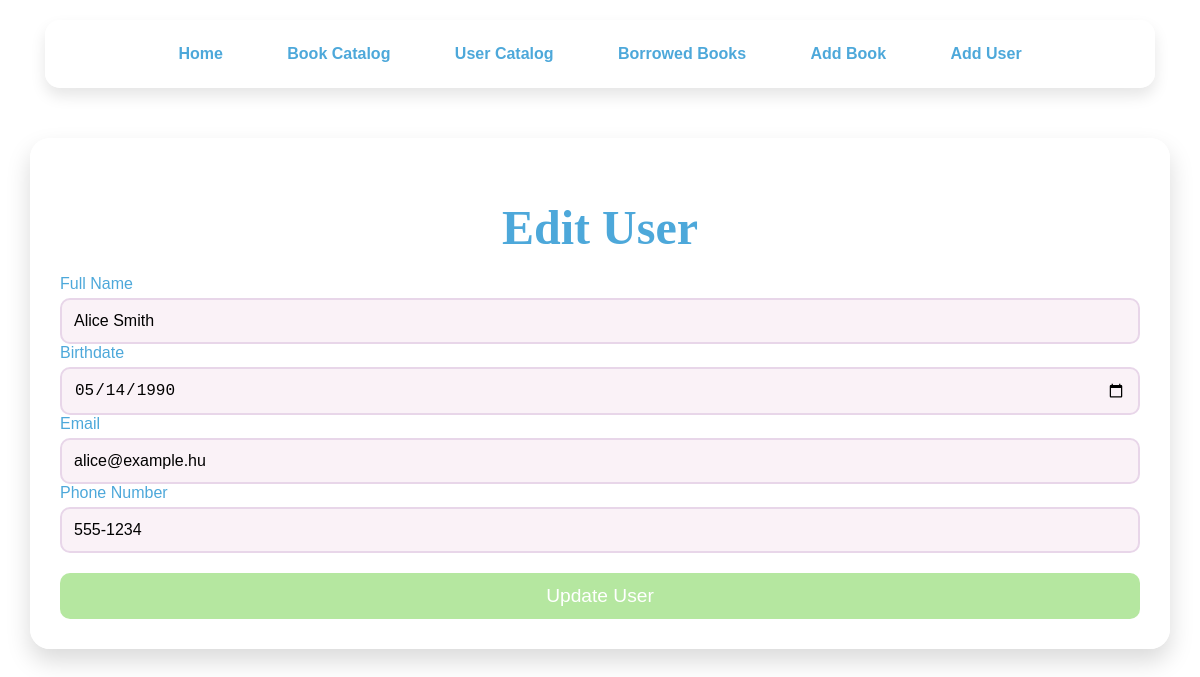
Page /edit_user/1 on the committed database.
### app/models.py (models this page shows, shortened)
class User(db.Model):
    id = db.Column(db.Integer, primary_key=True)
    name = db.Column(db.String(100), nullable=False)
    email = db.Column(db.String(100), nullable=False)
    phone_number = db.Column(db.String(20), nullable=True)
    birthdate = db.Column(db.Date, nullable=True)
    borrowed_books = relationship('Borrow', backref='user', cascade='all, delete-orphan')

### app/routes.py (the view, shortened to what this page needs)
@main.route('/edit_user/<int:user_id>', methods=['GET', 'POST'])
def edit_user(user_id):
    user = User.query.get_or_404(user_id)
    form = UserForm(obj=user)
    return render_template('edit_user.html', form=form, user=user)

### app/forms.py
class UserForm(FlaskForm):
    name = StringField('Full Name', validators=[DataRequired()])
    email = StringField('Email', validators=[DataRequired(), Email()])
    phone_number = StringField('Phone Number', validators=[DataRequired()])
    birthdate = DateField('Birthdate', validators=[DataRequired()], format='%Y-%m-%d')
    submit = SubmitField('Save User')

### app/templates/edit_user.html (shortened to what this page needs)
<!DOCTYPE html>
<html lang="en">
<head>
</head>
<body>
<nav>
    <a href="{{ url_for('main.home') }}"> Home</a>
    <a href="{{ url_for('main.catalog') }}"> Book Catalog</a>
    <a href="{{ url_for('main.users') }}"> User Catalog</a>
    <a href="{{ url_for('main.borrowed_books') }}"> Borrowed Books</a>
    <a href="{{ url_for('main.add_book') }}"> Add Book</a>
    <a href="{{ url_for('main.add_user') }}"> Add User</a>
</nav>
<div class="container">
    <h1>Edit User</h1>
    <div class="form-container">
        <form method="POST">
            {{ form.name.label }} {{ form.name() }}<br>
            {{ form.birthdate.label }} {{ form.birthdate() }}<br>
            {{ form.email.label }} {{ form.email() }}<br>
            {{ form.phone_number.label }} {{ form.phone_number() }}<br>
            <button type="submit">Update User</button>
        </form>
    </div>
</div>
</body>
</html>

### rows in the picture
User: name "Alice Smith", birthdate "05/14/1990", email "alice@example.hu", phone_number "555-1234"
